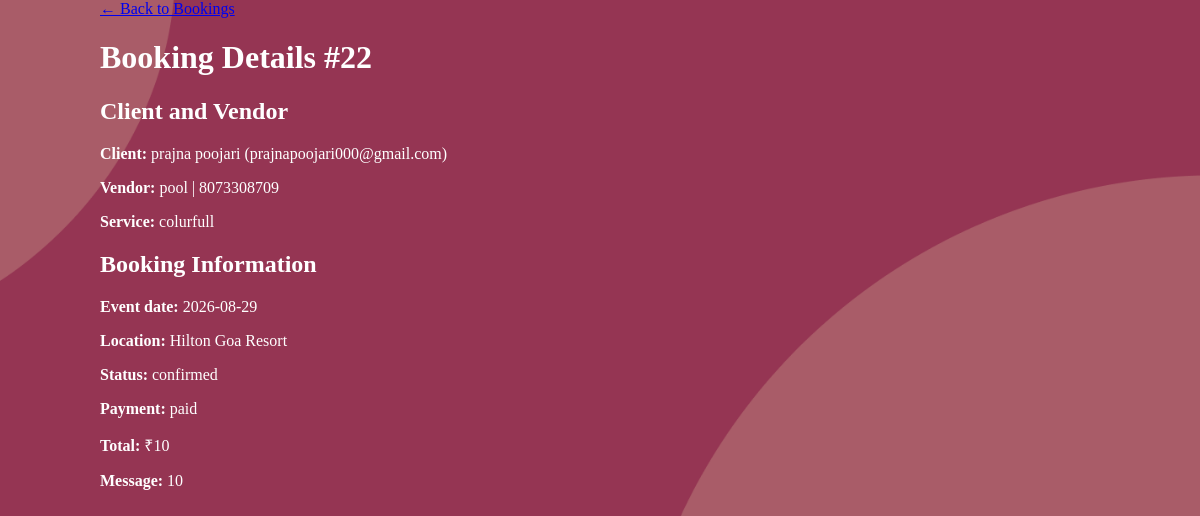
Screenshot of /admin/view_booking/22 (signed in) with the database file from the repository.
### tables this page shows
CREATE TABLE bookings (
            id INTEGER PRIMARY KEY AUTOINCREMENT,
            client_id INTEGER NOT NULL,
            manager_id INTEGER NOT NULL,
            service_id INTEGER,
            event_date DATE NOT NULL,
            status TEXT DEFAULT 'pending', -- pending, confirmed, rejected
            total_amount REAL,
            payment_status TEXT DEFAULT 'unpaid',
            created_at TIMESTAMP DEFAULT CURRENT_TIMESTAMP, client_phone TEXT, client_message TEXT, selected_package TEXT, event_location TEXT, cancelled_by TEXT, cancel_reason TEXT, transaction_id TEXT, receipt_number TEXT, cf_order_id TEXT,
            FOREIGN KEY (client_id) REFERENCES users (id),
            FOREIGN KEY (manager_id) REFERENCES users (id),
            FOREIGN KEY (service_id) REFERENCES services (id)
        );

CREATE TABLE users (
            id INTEGER PRIMARY KEY AUTOINCREMENT,
            full_name TEXT NOT NULL,
            email TEXT UNIQUE NOT NULL,
            password TEXT NOT NULL,
            role TEXT CHECK(role IN ('user', 'admin', 'eventmanager')) NOT NULL,
            is_approved INTEGER DEFAULT 0, -- 0=Pending, 1=Approved by Admin
            created_at TIMESTAMP DEFAULT CURRENT_TIMESTAMP
        , reset_otp TEXT, is_active INTEGER DEFAULT 1);

CREATE TABLE manager_profiles (
            id INTEGER PRIMARY KEY AUTOINCREMENT,
            user_id INTEGER NOT NULL,
            business_name TEXT NOT NULL,
            phone TEXT NOT NULL,
            license_path TEXT, -- Path to uploaded JPEG/PDF license
            bio TEXT,
            base_price REAL DEFAULT 0.0,
            rating REAL DEFAULT 0.0, profile_pic TEXT, location TEXT, -- For the "Ratings/Reviews system"
            FOREIGN KEY (user_id) REFERENCES users (id) ON DELETE CASCADE
        );

CREATE TABLE services (
                id INTEGER PRIMARY KEY AUTOINCREMENT,
                manager_id INTEGER NOT NULL,
                category TEXT,
                service_name TEXT NOT NULL,
                service_location TEXT,       
                services_offered TEXT,       
                experience_years INTEGER,    
                pricing TEXT,                
                images TEXT,                 
                description TEXT, unavailable_dates TEXT, pkg_basic_name TEXT DEFAULT 'Basic (Silver)', pkg_basic_price REAL DEFAULT 0.0, pkg_basic_desc TEXT, pkg_premium_name TEXT DEFAULT 'Premium (Gold)', pkg_premium_price REAL DEFAULT 0.0, pkg_premium_desc TEXT, pkg_luxury_name TEXT DEFAULT 'Luxury (Platinum)', pkg_luxury_price REAL DEFAULT 0.0, pkg_luxury_desc TEXT, package_tier TEXT DEFAULT 'Standard', is_active INTEGER DEFAULT 1,
                FOREIGN KEY (manager_id) REFERENCES users (id) ON DELETE CASCADE
            );

### app.py (the view)
@app.route('/admin/view_booking/<int:booking_id>')
def admin_view_booking(booking_id):
    if 'user_id' not in session or session['role'] != 'admin':
        return redirect(url_for('index'))
    conn = get_db_connection()
    booking = conn.execute('''
        SELECT b.*, u.full_name as client_name, u.email as client_email,
               m.business_name, m.phone as vendor_phone, s.service_name, s.pricing
        FROM bookings b
        JOIN users u ON b.client_id=u.id
        JOIN manager_profiles m ON b.manager_id=m.user_id
        LEFT JOIN services s ON b.service_id=s.id
        WHERE b.id=?
    ''', (booking_id,)).fetchone()
    conn.close()
    if not booking:
        flash("Booking not found.")
        return redirect(url_for('admin_bookings'))
    return render_template('admin_view_booking.html', booking=booking)

### app.py (called while the page is built)
def get_db_connection():
    conn = sqlite3.connect('database.db', timeout=10)
    conn.row_factory = sqlite3.Row
    conn.execute("PRAGMA foreign_keys = ON")
    return conn

### frontend/templates/admin_view_booking.html
<!DOCTYPE html><html lang="en"><head><meta charset="UTF-8"><meta name="viewport" content="width=device-width, initial-scale=1"><title>Booking Details | Evenzo Admin</title><link rel="stylesheet" href="{{ url_for('static', filename='styles.css') }}"></head><body><main class="main" style="margin:0 auto;max-width:1000px"><a href="{{ url_for('admin_bookings') }}" class="btn btn-outline">← Back to Bookings</a><h1>Booking Details #{{ booking.id }}</h1><div class="card"><h2>Client and Vendor</h2><p><strong>Client:</strong> {{ booking.client_name }} ({{ booking.client_email }})</p><p><strong>Vendor:</strong> {{ booking.business_name }} | {{ booking.vendor_phone or '—' }}</p><p><strong>Service:</strong> {{ booking.service_name or 'Custom Request' }}</p></div><div class="card"><h2>Booking Information</h2><p><strong>Event date:</strong> {{ booking.event_date }}</p><p><strong>Location:</strong> {{ booking.event_location or '—' }}</p><p><strong>Status:</strong> {{ booking.status }}</p><p><strong>Payment:</strong> {{ booking.payment_status }}</p><p><strong>Total:</strong> ₹{{ '%.0f'|format(booking.total_amount or 0) }}</p>{% if booking.client_message %}<p><strong>Message:</strong> {{ booking.client_message }}</p>{% endif %}</div></main></body></html>

### frontend/static/styles.css (style rules this page uses)
body { margin: 0; padding: 0; background: url('/static/images/5.png'); color: white; background-size: cover; background-position: center; background-attachment: fixed; }
body { animation: fadeIn 0.8s ease-out; }
.main { animation: fadeIn 1s ease-out; }

### rows the page displays
bookings: id "22", event_date "2026-08-29", event_location "Hilton Goa Resort", status "confirmed", payment_status "paid", total_amount "10", client_message "10"
users: client_name "prajna poojari", client_email "prajnapoojari000@gmail.com"
manager_profiles: business_name "pool", phone "8073308709"
services: service_name "colurfull"
